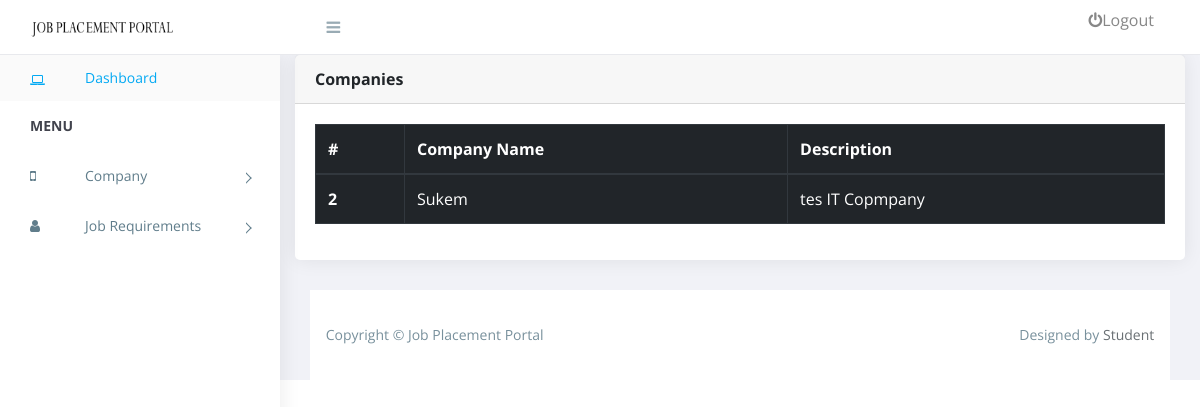
/student/viewcompany.php, run on the app's committed database.
### tables this page shows
CREATE TABLE `company` (
  `id` int(255) NOT NULL,
  `name` varchar(255) NOT NULL,
  `description` text NOT NULL
);

### student/include/Database.php (called while the page is built, shortened)
<?php
class Database{
   function db_connect(){
    $this->host = 'localhost';
    $this->user = 'root';
    $this->pass = '';
    $this->db = 'jobportal';
    $this->mysqli = new mysqli($this->host, $this->user, $this->pass, $this->db);
    return $this->mysqli;
  }
}
?>

### student/viewcompany.php (the view, shortened to what this page needs)
<!doctype html>
<html class="no-js" lang="">
<head>
    <link rel="stylesheet" href="assets/css/normalize.css">
    <link rel="stylesheet" href="assets/css/bootstrap.min.css">
    <link rel="stylesheet" href="assets/css/font-awesome.min.css">
    <link rel="stylesheet" href="assets/css/themify-icons.css">
    <link rel="stylesheet" href="assets/css/pe-icon-7-filled.css">
    <link href="assets/weather/css/weather-icons.css" rel="stylesheet" />
    <link href="assets/calendar/fullcalendar.css" rel="stylesheet" />
    <link rel="stylesheet" href="assets/css/style.css">
    <link href="assets/css/charts/chartist.min.css" rel="stylesheet">
    <link href="assets/css/lib/vector-map/jqvmap.min.css" rel="stylesheet">
</head>
<body>
    <?php include("include/menu.php");
    ?>
    <div id="right-panel" class="right-panel">
        <?php include("include/header.php");
        ?>
        <div class="col-lg-12">
            <div class="card">
                <div class="card-header">
                    <strong class="card-title">Companies</strong>
                </div>
                <div class="card-body">
                    <table class="table table-bordered table-dark">
                        <thead>
                            <tr>
                                <th scope="col">#</th>
                                <th scope="col">Company Name</th>
                                <th scope="col">Description</th>
                            </tr>
                        </thead>
                        <tbody>
                            <?php
                            include("include/Database.php");
                            $db = new Database();
                            $selectCompanyQuery = "SELECT * FROM company";
                            $result =mysqli_query($db->db_connect(),$selectCompanyQuery);
                            while($row  = mysqli_fetch_row($result))
                            {
                                ?>
                            <tr>
                                <th scope="row"><?php echo $row[0]; ?></th>
                                <td><?php echo $row[1];  ?></td>
                                <td><?php echo $row[2]; ?></td>
                            </tr>
                            <?php
                            }
                            ?>
                        </tbody>
                    </table>
                </div>
            </div>
        </div>
        <?php include("include/footer.php");
        ?>
    </div>
</body>
</html>

### student/assets/css/style.css (style rules this page uses)
body { display: table; font-family: "Open Sans", sans-serif; font-size: 16px; width: 100%; }
.right-panel { background: #f1f2f7; margin-left: 280px; margin-top: 55px; }
.card { margin-bottom: 1.875em; border-radius: 5px; padding: 0; border: 0px solid transparent; -webkit-box-shadow: 0 0 20px rgba(0, 0, 0, 0.08); box-shadow: 0 0 20px rgba(0, 0, 0, 0.08); }
.card .card-body { float: left; padding: 1.25em; position: relative; width: 100%; }
@media (max-width: 1368px) { .card-body { padding: 15px; } }

### data on the page
company: id "2", name "Sukem", description "tes IT Copmpany"
